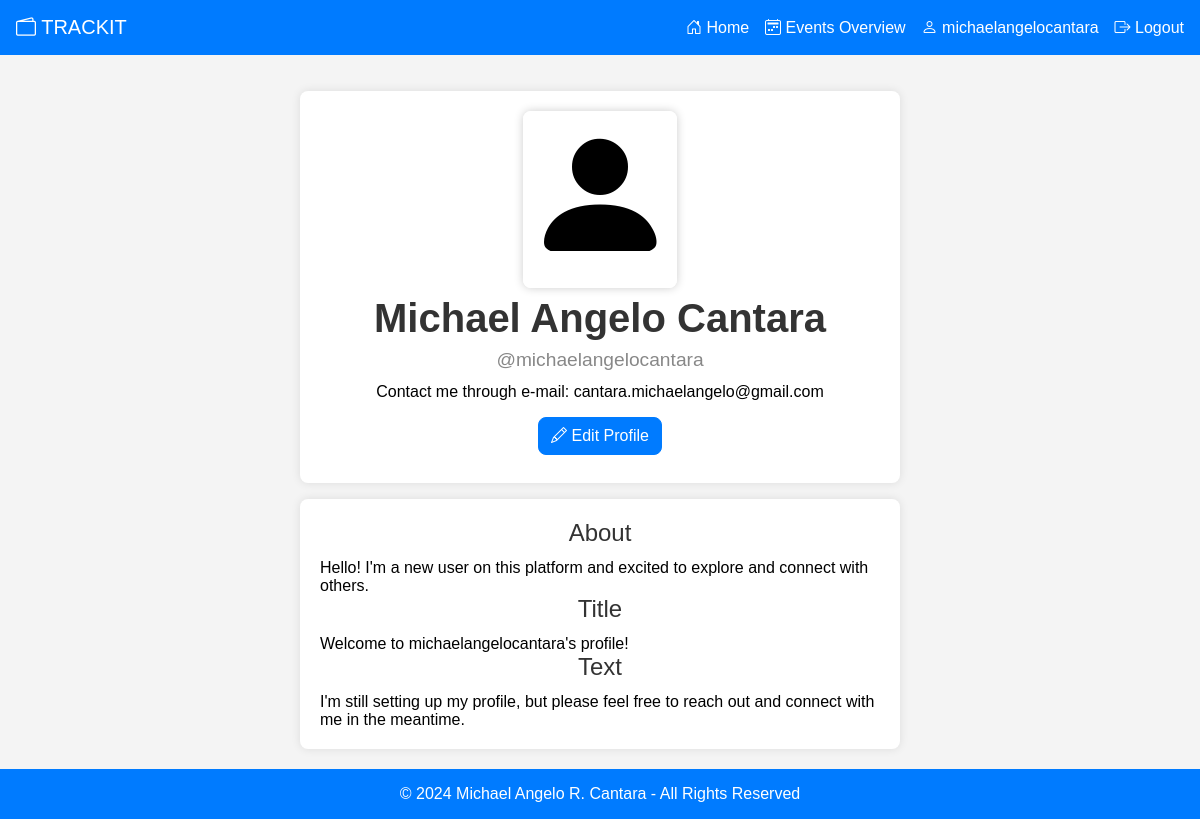
The app's page /profile-information.php (signed in) with its own data.
### tables this page shows
CREATE TABLE `users` (
  `users_id` int(11) NOT NULL,
  `users_first_name` varchar(50) NOT NULL,
  `users_last_name` varchar(50) NOT NULL,
  `users_username` varchar(50) NOT NULL,
  `users_email` varchar(100) NOT NULL,
  `users_role` varchar(50) NOT NULL,
  `users_password` varchar(255) NOT NULL,
  `users_email_verified` int(11) NOT NULL
);

CREATE TABLE `profiles` (
  `profiles_id` int(11) NOT NULL,
  `profiles_about` text NOT NULL,
  `profiles_introduction_title` text NOT NULL,
  `profiles_introduction_text` text NOT NULL,
  `users_id` int(11) DEFAULT NULL
);

### includes/profile-information-functions.inc.php (called while the page is built, shortened)
<?php
function getUserInformation($conn, $users_id) {
    $sql = "SELECT users_first_name, users_last_name, users_username, users_email, users_email_verified FROM users WHERE users_id = ?;";
    $stmt = mysqli_stmt_init($conn);
    if (!mysqli_stmt_prepare($stmt, $sql)) {
        header("location: ../profile-information.php?error=stmtfailed");
        exit();
    }
    mysqli_stmt_bind_param($stmt, "i", $users_id);
    mysqli_stmt_execute($stmt);
    $resultData = mysqli_stmt_get_result($stmt);
    if ($row = mysqli_fetch_assoc($resultData)) {
        return $row;
    } else {
        $result = false;
        return $result;
    }
}
function getProfileInformation($conn, $users_id) {
    $sql = "SELECT * FROM profiles WHERE users_id = ?;";
    $stmt = mysqli_stmt_init($conn);
    if (!mysqli_stmt_prepare($stmt, $sql)) {
        header("location: ../profile-information.php?error=stmtfailed");
        exit();
    }
    mysqli_stmt_bind_param($stmt, "i", $users_id);
    mysqli_stmt_execute($stmt);
    $resultData = mysqli_stmt_get_result($stmt);
    if ($row = mysqli_fetch_assoc($resultData)) {
        return $row;
    } else {
        $result = false;
        return $result;
    }
}

### profile-information.php (the view, shortened to what this page needs)
<?php
require_once "includes/db-connection.inc.php";
require_once "includes/profile-information-functions.inc.php";
$profileData = getProfileInformation($conn, $_SESSION["users_id"]);
$userData = getUserInformation($conn, $_SESSION["users_id"]);
?>
<!DOCTYPE html>
<html lang="en">
<head>
    <?php include "templates/external-links.tpl.php"; ?>
</head>
<body>
    <?php include 'templates/header.tpl.php'; ?>
    <main>
        <section class="section-container">
            <div class="profile-picture-container">
                <i class="bi bi-person-fill profile-picture"></i>
            </div>
            <h1 class="profile-full-name"><?php echo $userData["users_first_name"] . " " . $userData["users_last_name"]; ?></h1>
            <h2 class="profile-username">@<?php echo $userData["users_username"]; ?></h2>
            <p class="profile-email">Contact me through e-mail: <?php echo $userData['users_email']; ?></p>
            <div class="button-container">
                <a class="button margin-top-16" href="profile-information-settings.php"><i class="bi bi-pencil"></i>
                    Edit Profile</a>
            </div>
        </section>
        <section class="section-container">
            <h2 class="profile-section-title">About</h2>
            <p><?php echo $profileData['profiles_about']; ?></p>
            <h2 class="profile-section-title">Title</h2>
            <p><?php echo $profileData['profiles_introduction_title']; ?></p>
            <h2 class="profile-section-title">Text</h2>
            <p><?php echo $profileData['profiles_introduction_text']; ?></p>
        </section>
    </main>
    <?php include 'templates/footer.tpl.php'; ?>
</body>
</html>

### static/css/style.css (style rules this page uses)
* { margin: 0; padding: 0; box-sizing: border-box; }
body { font-family: Verdana, Geneva, Tahoma, sans-serif; background-color: #f4f4f4; }
html, body { height: 100%; margin: 0; display: flex; flex-direction: column; }
main { width: 100%; margin: 0 auto; padding: 20px; flex: 1 0 auto; }
h1 { color: #333; text-align: center; font-size: 2.5em; }
h2 { font-size: 1.2em; color: #333; text-align: center; font-weight: lighter; margin-bottom: 12px; }
.button, .secondary-outline-button { display: inline-block; padding: 0.375rem 0.75rem; font-size: 1rem; font-weight: 400; line-height: 1.5; text-align: center; text-decoration: none; vertical-align: middle; cursor: pointer; user-select: none; border: 1px solid transparent; border-radius: 8px; margin: 8px 0; transition: color 0.15s ease-in-out, background-color 0.15s ease-in-out, border-color 0.15s ease-in-out, box-shadow 0.15s ease-in-out; }
.button { color: #fff; background-color: #007bff; border: 1px solid #007bff; }
.margin-top-16 { margin-top: 16px; }
section:not(.chart-container) { background-color: #fff; border-radius: 8px; padding: 20px; box-shadow: 0px 0px 10px 0px rgba(0, 0, 0, 0.1); margin-top: 16px; }
.section-container { max-width: 600px; margin: 0 auto; }
.button-container { display: grid; grid-template-columns: auto; gap: 10px; place-items: center; max-width: 50%; margin: 0 auto; }
.profile-picture-container { display: flex; justify-items: center; align-items: center; }
.profile-picture { font-size: 150px; margin: 0 auto; border: 2px solid white; box-shadow: 0px 0px 10px 0px rgba(0, 0, 0, 0.2); border-radius: 8px; }
.profile-full-name { margin-top: 8px; }
.profile-username { margin-top: 8px; color: #888; }
.profile-email { margin-top: 8px; text-align: center; }
.profile-section-title { font-size: 24px; }

### records on screen
users: users_first_name "Michael Angelo", users_last_name "Cantara", users_username "michaelangelocantara", users_email "cantara.michaelangelo@gmail.com"
profiles: profiles_about "Hello! I'm a new user on this platform and excited to explore and connect with others.", profiles_introduction_title "Welcome to michaelangelocantara's profile!", profiles_introduction_text "I'm still setting up my profile, but please feel free to reach out and connect with me in the meantime."

### other values on screen
$_SESSION["users_username"] "michaelangelocantara"
